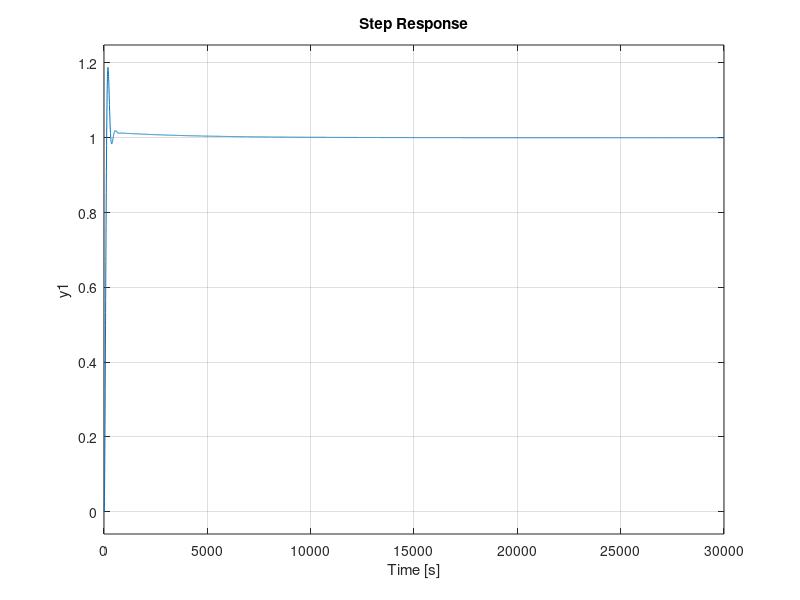

Source code (MATLAB): (Note: this script raises an error after producing the figure.)
H = tf(-4.875e-6,[1 0.1173 0.002308 0]);
%pidTuner
%pidTuner is Kp = -8.03, Ki = -0.00204
C = tf([-8.03 -0.00204],[1 0]);
display(C);
step(feedback(H*C,1))
stepinfo(feedback(H*C,1))
[y,t] = step(feedback(H*C,1));
ess = abs(1-y(end));
disp(['steady state error = ' , num2str(ess)]);